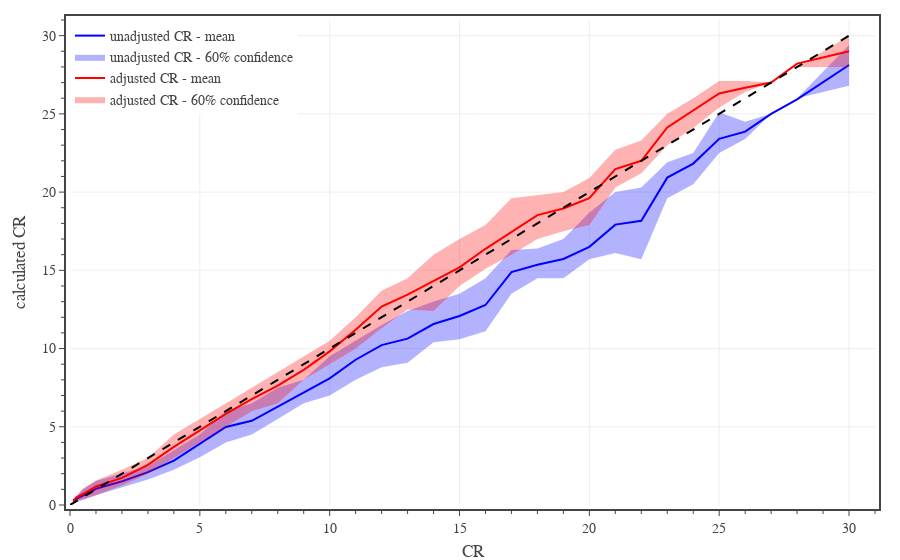

This figure's notebook cell:
### Code cell
# final CR

# create figure
fig = go.Figure(
    layout=go.Layout(
        template=TFB_TEMPLATE,
        margin=dict(l=70, r=25, b=55, t=20, pad=4),
        xaxis=dict(
            title_text='CR',
            range=[0,31],
            tick0=0, dtick=5,
            minor=dict(tick0=0, dtick=1),
        ),
        yaxis=dict(
            title_text='calculated CR',
            range=[0,31],
            tick0=0, dtick=5,
            minor=dict(tick0=0, dtick=1),
        ),
        legend=dict(
            xanchor='left', yanchor='top',
            x=0.00, y=1.00,
            orientation='v',
            tracegroupgap=0,
        )
    )
)

# plot monster confidence interval and average
plot_confidence_interval(fig, df0, 0.6, 'CR', 'C-CR DMG unadj', 'unadjusted CR', 'rgba(0, 0, 255, 1.0)', 'rgba(0, 0, 255, 0.3)')

plot_confidence_interval(fig, df0, 0.6, 'CR', 'C-CR DMG', 'adjusted CR', 'rgba(255, 0, 0, 1.0)', 'rgba(255, 0, 0, 0.3)')

# plot reference line
fig.add_trace(go.Scatter(
    x=[0,30], y=[0,30],
    mode='lines', 
    name='DMG',
    line=dict(color='black', dash='dash'),
    showlegend=False,
    hoverinfo='skip', 
))

# show figure
fig.show(config=TFB_CONFIG, width=600, height=450)
fig.update_layout(autosize=True)

# save figures
if SAVEFIGS:
    #save_fig_html(fig, format='large', name='fig-adj-cr-vs-cr')
    #save_fig_html(fig, format='small', name='fig-adj-cr-vs-cr')
    pass

### Figure 1 — Plotly figure (JSON) as saved in the notebook; plotly's stock layout.template omitted (floating-point values rounded to 4 significant figures)
{"data": [{"hoverinfo": "skip", "legendgroup": "unadjusted CR", "line": {"width": 0}, "showlegend": false, "type": "scatter", "x": [0.125, 0.25, 0.5, 1, 2, 3, 4, 5, 6, 7, 8, 9, 10, 11, 12, 13, 14, 15, 16, 17, 18, 19, 20, 21, 22, 23, 24, 25, 26, 27, 28, 30], "y": [0.3125, 0.5625, 1, 1.538, 2, 2.5, 3.5, 4.5, 6, 6.5, 7.5, 8, 9.5, 10.5, 11.5, 12.4, 13, 13.5, 14.5, 16.3, 16.4, 17, 18.7, 20, 20.3, 21.9, 22.5, 25.1, 24.5, 25, 26, 29.4]}, {"fill": "tonexty", "fillcolor": "rgba(0, 0, 255, 0.3)", "hoverinfo": "skip", "legendgroup": "unadjusted CR", "line": {"width": 0}, "name": "unadjusted CR - 60% confidence", "type": "scatter", "x": [0.125, 0.25, 0.5, 1, 2, 3, 4, 5, 6, 7, 8, 9, 10, 11, 12, 13, 14, 15, 16, 17, 18, 19, 20, 21, 22, 23, 24, 25, 26, 27, 28, 30], "y": [0.125, 0.1875, 0.3125, 0.625, 1.125, 1.625, 2.25, 3.05, 4, 4.5, 5.5, 6.5, 7, 8, 8.8, 9.1, 10.4, 10.6, 11.1, 13.5, 14.5, 14.5, 15.7, 16.1, 15.7, 19.6, 20.5, 22.5, 23.4, 25, 26, 26.8]}, {"hovertemplate": "<b>unadjusted CR</b><br>CR %{x:,.0f}<br>Mean %{y:,.1f}<br><extra></extra>", "legendgroup": "unadjusted CR", "line": {"color": "rgba(0, 0, 255, 1.0)"}, "mode": "lines", "name": "unadjusted CR - mean", "type": "scatter", "x": [0.125, 0.25, 0.5, 1, 2, 3, 4, 5, 6, 7, 8, 9, 10, 11, 12, 13, 14, 15, 16, 17, 18, 19, 20, 21, 22, 23, 24, 25, 26, 27, 28, 30], "y": [0.2344, 0.3947, 0.6082, 1.035, 1.513, 2.103, 2.834, 3.905, 4.985, 5.381, 6.285, 7.172, 8.09, 9.286, 10.22, 10.63, 11.57, 12.08, 12.78, 14.89, 15.35, 15.73, 16.5, 17.92, 18.17, 20.93, 21.82, 23.4, 23.87, 25, 25.93, 28.12]}, {"hoverinfo": "skip", "legendgroup": "adjusted CR", "line": {"width": 0}, "showlegend": false, "type": "scatter", "x": [0.125, 0.25, 0.5, 1, 2, 3, 4, 5, 6, 7, 8, 9, 10, 11, 12, 13, 14, 15, 16, 17, 18, 19, 20, 21, 22, 23, 24, 25, 26, 27, 28, 30], "y": [0.3125, 0.5625, 1.062, 1.562, 2.25, 3, 4.5, 5.5, 6.5, 7.5, 8.5, 9.5, 10.5, 12, 13.7, 14.5, 16, 17, 17.9, 19.6, 19.8, 20, 20.9, 22.7, 23.3, 25, 26, 27.1, 27.1, 27, 28, 30]}, {"fill": "tonexty", "fillcolor": "rgba(255, 0, 0, 0.3)", "hoverinfo": "skip", "legendgroup": "adjusted CR", "line": {"width": 0}, "name": "adjusted CR - 60% confidence", "type": "scatter", "x": [0.125, 0.25, 0.5, 1, 2, 3, 4, 5, 6, 7, 8, 9, 10, 11, 12, 13, 14, 15, 16, 17, 18, 19, 20, 21, 22, 23, 24, 25, 26, 27, 28, 30], "y": [0.125, 0.25, 0.375, 0.625, 1.25, 2, 3, 4, 5, 6, 6.5, 8, 9, 10, 11.3, 12.5, 12.4, 14, 15.1, 16, 17, 17.5, 17.9, 20.3, 21.2, 23, 24.1, 25.4, 26.4, 27, 28, 28]}, {"hovertemplate": "<b>adjusted CR</b><br>CR %{x:,.0f}<br>Mean %{y:,.1f}<br><extra></extra>", "legendgroup": "adjusted CR", "line": {"color": "rgba(255, 0, 0, 1.0)"}, "mode": "lines", "name": "adjusted CR - mean", "type": "scatter", "x": [0.125, 0.25, 0.5, 1, 2, 3, 4, 5, 6, 7, 8, 9, 10, 11, 12, 13, 14, 15, 16, 17, 18, 19, 20, 21, 22, 23, 24, 25, 26, 27, 28, 30], "y": [0.269, 0.4885, 0.7031, 1.185, 1.733, 2.561, 3.717, 4.797, 5.823, 6.768, 7.629, 8.639, 9.82, 11.2, 12.69, 13.44, 14.3, 15.19, 16.38, 17.44, 18.53, 18.95, 19.61, 21.47, 22, 24.13, 25.21, 26.3, 26.67, 27, 28.21, 29]}, {"hoverinfo": "skip", "line": {"color": "black", "dash": "dash"}, "mode": "lines", "name": "DMG", "showlegend": false, "type": "scatter", "x": [0, 30], "y": [0, 30]}], "layout": {"legend": {"orientation": "v", "tracegroupgap": 0, "x": 0, "xanchor": "left", "y": 1, "yanchor": "top"}, "margin": {"b": 55, "l": 70, "pad": 4, "r": 25, "t": 20}, "xaxis": {"dtick": 5, "minor": {"dtick": 1, "tick0": 0}, "range": [0, 31], "tick0": 0, "title": {"text": "CR"}}, "yaxis": {"dtick": 5, "minor": {"dtick": 1, "tick0": 0}, "range": [0, 31], "tick0": 0, "title": {"text": "calculated CR"}}}}
